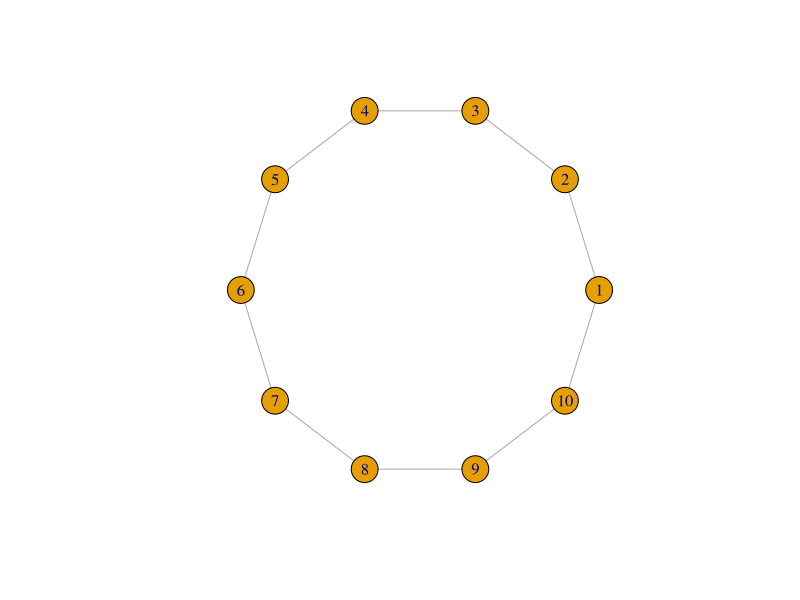
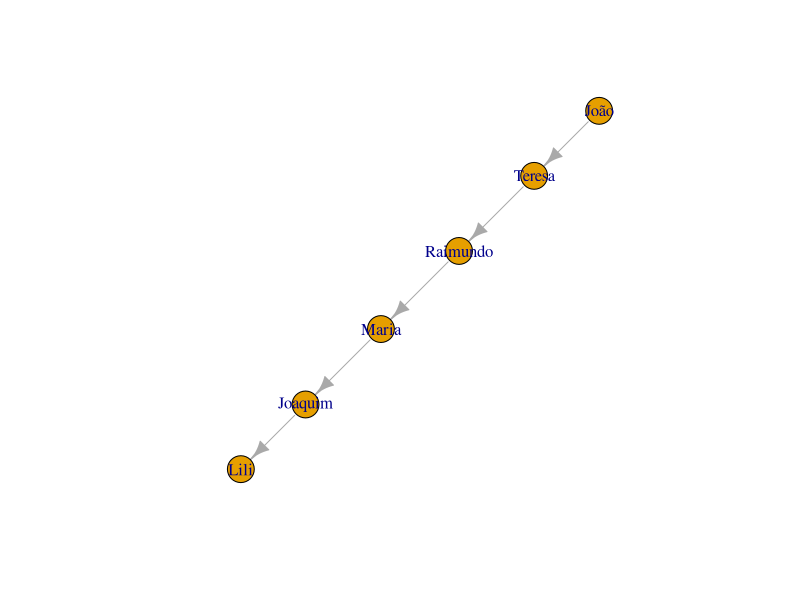
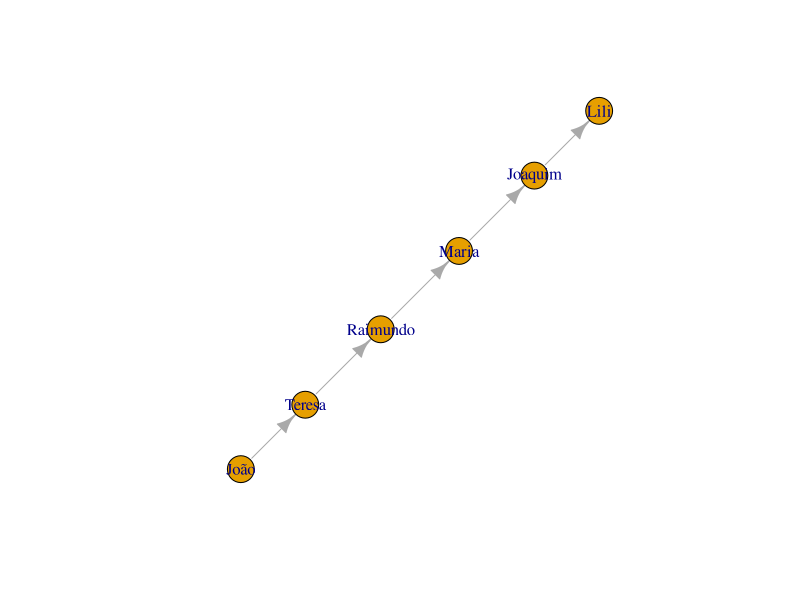
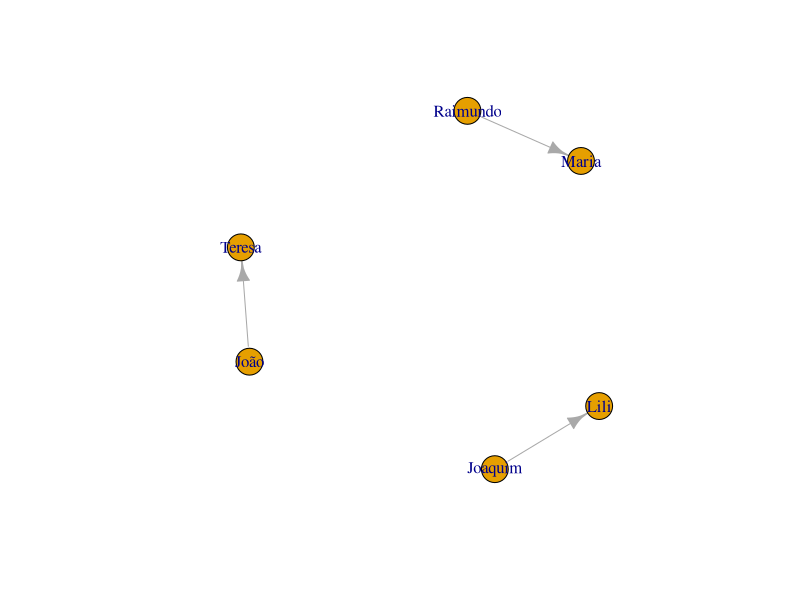
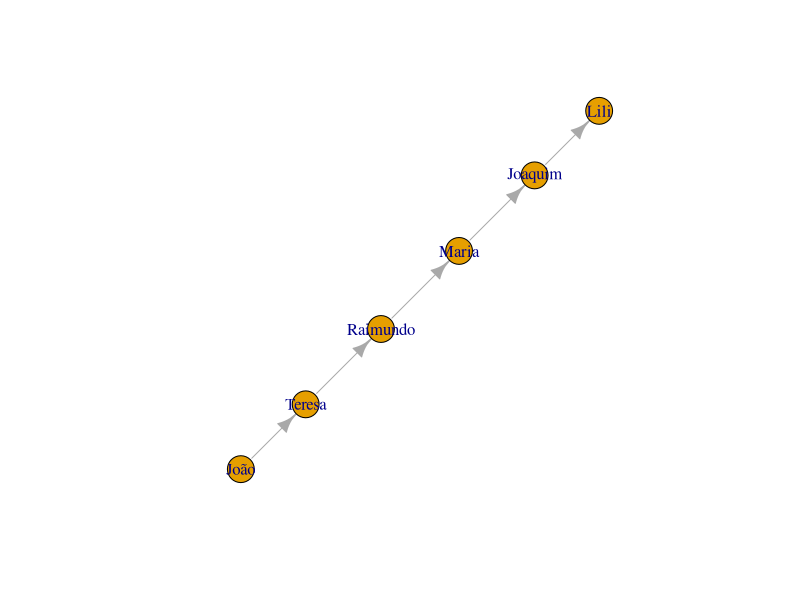
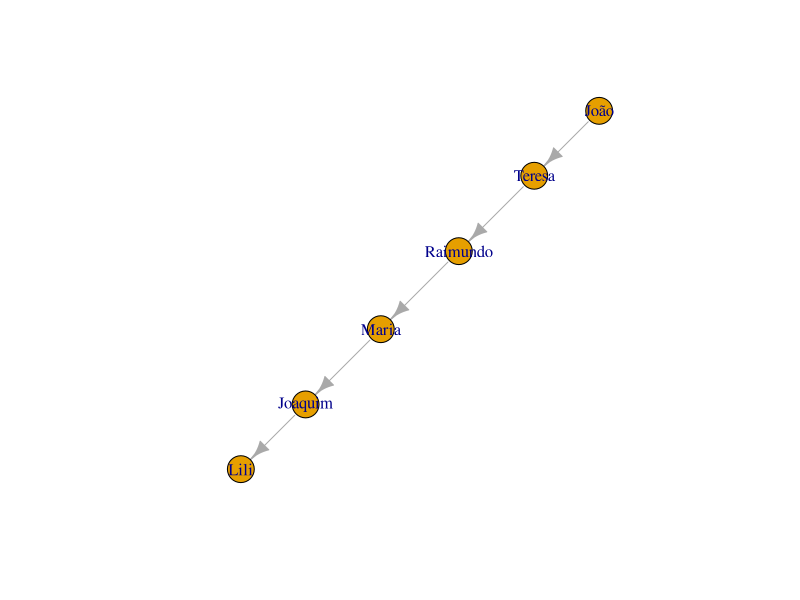

Recreate these plots in R, in order.
## ---- chunk 1
library(igraph) # chamando o pacote já instalado
## ---- chunk 2
 g <- make_ring(10)
     g$layout <- layout_in_circle
     plot(g)
## ---- chunk 3
library(igraph) 
g <- graph.empty(directed=TRUE) # "directed" implica distinguir entre "de" e "para" na relação entre os nós.

#  Adicionando os vértices. 
g <- g + vertex("João") 
g <- g + vertex("Teresa") 
g <- g + vertex("Raimundo") 
g <- g + vertex("Maria") 
g <- g + vertex("Joaquim") 
g <- g + vertex("Lili") 

#  Especificando as relações entres os vértices, os edges
g <- g + edges("João", "Teresa")
g <- g + edges("Teresa", "Raimundo")
g <- g + edges("Raimundo", "Maria")
g <- g + edges("Maria", "Joaquim")
g <- g + edges("Joaquim", "Lili")

plot.igraph(g) # plotando o grafo
## ---- chunk 4
library(igraph) 
g <- graph.empty(directed=TRUE) 

#  Adicionando os vértices. 
g <- g + vertex(c("João", "Teresa", "Raimundo", "Maria", "Joaquim", "Lili"))

#  Adicionando os edges em pares
g <- g + edges(c("João", "Teresa", "Teresa", "Raimundo", "Raimundo", "Maria","Maria", "Joaquim","Joaquim", "Lili"))

plot.igraph(g)
## ---- chunk 5
g <- graph.empty(directed=TRUE) 
g <- g + vertex(c("João", "Teresa", "Raimundo", "Maria", "Joaquim", "Lili"))
g <- g + edges(c("João", "Teresa", "Raimundo", "Maria","Joaquim", "Lili"))
plot.igraph(g)
## ---- chunk 6
g <- graph.formula(
    João --+ Teresa --+ Raimundo --+ Maria --+ Joaquim --+ Lili
)
plot(g)
## ---- chunk 7
 plot.igraph(g)
